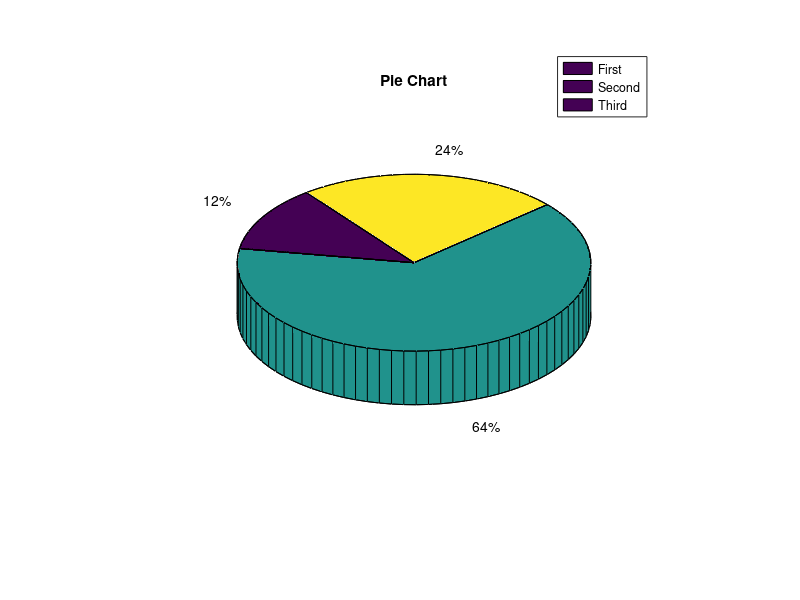

Source code (MATLAB):
clear all;
x = [12, 64, 24];
plottype = 'pie3';
switch plottype
    case 'bar' 
        bar(x)
        title('Bar Graph')
    case {'pie','pie3'}
        pie3(x)
        title('Pie Chart')
        legend('First','Second','Third')
    otherwise
        warning('Unexpected plot type. No plot created.');
end
